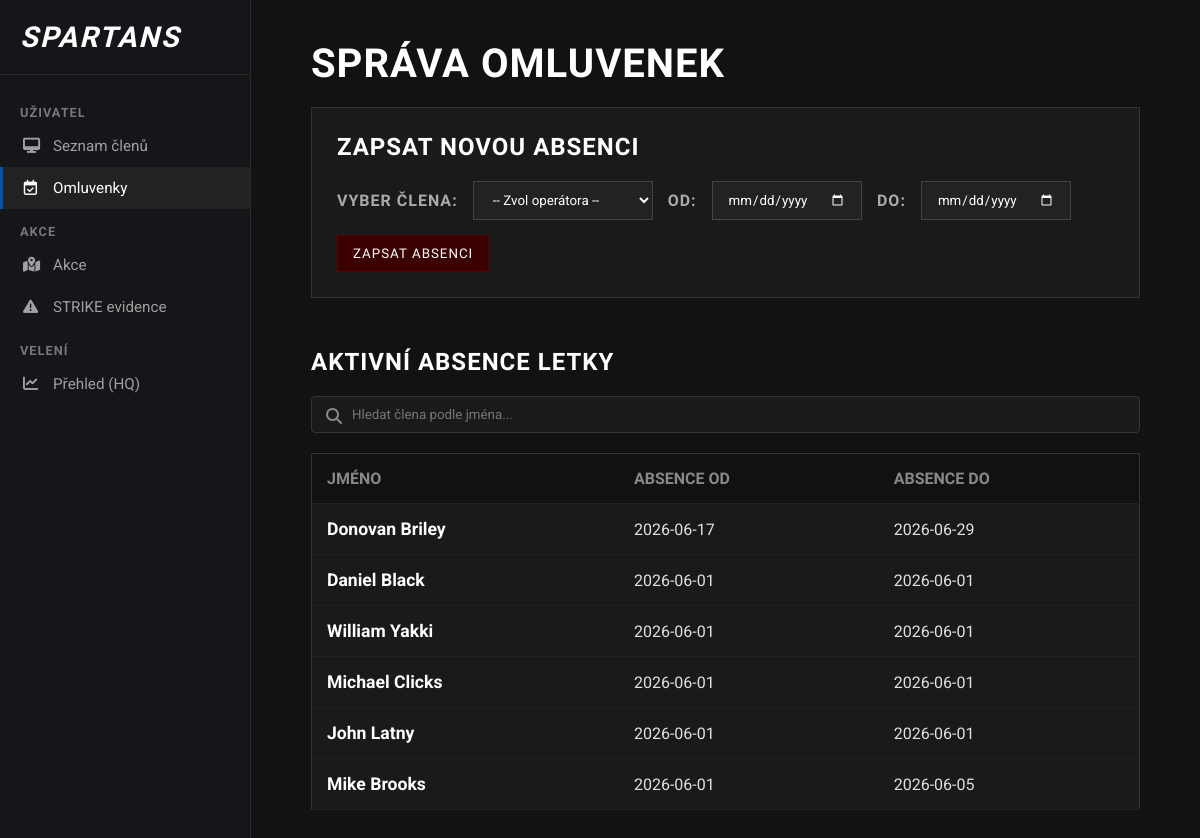
/omluvenky, run on the app's committed database.
### app.py (models this page shows)
class Omluvenka(db.Model):
    id = db.Column(db.Integer, primary_key=True)
    datum_od = db.Column(db.Date, nullable=False)
    datum_do = db.Column(db.Date, nullable=False)
    clen_id = db.Column(db.Integer, db.ForeignKey('clen.id'), nullable=False)
    clen = db.relationship('Clen', backref='vsechny_omluvenky')

class Clen(db.Model):
    id = db.Column(db.Integer, primary_key=True)
    jmeno = db.Column(db.String(50), nullable=False)
    hodnost_id = db.Column(db.Integer, db.ForeignKey('hodnost.id'), nullable=False)
    hodnost = db.relationship('Hodnost')

### app.py (the view, shortened to what this page needs)
@app.route('/omluvenky', methods=['GET', 'POST'])
def omluvenky_stranka():
    vsechni_clenove = Clen.query.all()
    vsechny_omluvenky = Omluvenka.query.order_by(Omluvenka.datum_od.desc()).all()
    return render_template('omluvenky.html', clenove=vsechni_clenove, omluvenky=vsechny_omluvenky)

### templates/omluvenky.html (shortened to what this page needs)
<!DOCTYPE html>
<html lang="cs">
<head>
    <link rel="stylesheet" href="https://cdnjs.cloudflare.com/ajax/libs/font-awesome/6.4.0/css/all.min.css">
    <link rel="stylesheet" href="{{ url_for('static', filename='omluvenky.css') }}">
</head>
<body>
    <div class="sidebar">
      <div class="sidebar-brand">
        <i> SPARTANS</i>
      </div>
      <div class="sidebar-category">Uživatel</div>
      <div class="sidebar-nav">
        <a href="/"
          ><i class="fa-solid fa-desktop"></i> Seznam členů</a
        >
        <a href="/omluvenky" class="active"
          ><i class="fa-regular fa-calendar-check"></i> Omluvenky</a
        >
      </div>
      <div class="sidebar-category">Akce</div>
      <div class="sidebar-nav">
        <a href="/akce"><i class="fa-solid fa-map-location-dot"></i> Akce </a>
        <a href="/strike"><i class="fa-solid fa-triangle-exclamation"></i> STRIKE evidence</a>
      </div>
      <div class="sidebar-category">Velení</div>
      <div class="sidebar-nav">
          <a href="/dashboard"><i class="fa-solid fa-chart-line"></i> Přehled (HQ)</a>
      </div>
    </div>
    <div class="main-content">
        <div class="container" style="display: block;">
            <h1>Správa Omluvenek</h1>
            <div class="form-box">
                <h2>Zapsat novou absenci</h2>
                <form action="/omluvenky" method="POST" class="form-group">
                    <label for="clen_id">Vyber člena:</label>
                    <select id="clen_id" name="clen_id" required>
                        <option value="" disabled selected>-- Zvol operátora --</option>
                    </select>
                    <label for="datum_od">Od:</label>
                    <input type="date" id="datum_od" name="datum_od" required>
                    <label for="datum_do">Do:</label>
                    <input type="date" id="datum_do" name="datum_do" required>
                    <button type="submit">Zapsat absenci</button>
                </form>
            </div>
            <h2>Aktivní absence letky</h2>
            <div style="margin-bottom: 20px; position: relative;">
                <i class="fa-solid fa-magnifying-glass" style="position: absolute; left: 15px; top: 12px; color: #888;"></i>
                <input type="text" id="search-omluvenky" onkeyup="hledatOmluvenku()" placeholder="Hledat člena podle jména..." style="width: 100%; padding: 10px 10px 10px 40px; background-color: #1a1a1a; border: 1px solid #333; color: #fff; font-family: 'Roboto', sans-serif; box-sizing: border-box; border-radius: 4px;">
            </div>
            <table id="tabulka-omluvenek">
                <tr>
                    <th>Jméno</th>
                    <th>Absence OD</th>
                    <th>Absence DO</th>
                </tr>
                {% for omluvenka in omluvenky %}
                <tr>
                    <td class="cell-name">{{ omluvenka.clen.jmeno }}</td>
                    <td>{{ omluvenka.datum_od }}</td>
                    <td>{{ omluvenka.datum_do }}</td>
                </tr>
                {% else %}
                <tr>
                    <td colspan="3" style="color: #555; font-style: italic;">Aktuálně nejsou hlášeny žádné absence.</td>
                </tr>
                {% endfor %}
            </table>
        </div>
    </div>
</body>
</html>

### static/omluvenky.css (style rules this page uses)
body { background-color: #121212; color: #e0e0e0; font-family: 'Roboto', sans-serif; margin: 0; padding: 0; display: flex; min-height: 100vh; }
.sidebar { width: 250px; background-color: #16161a; border-right: 1px solid #2a2a2a; display: flex; flex-direction: column; padding-top: 20px; flex-shrink: 0; }
.sidebar-brand { color: #fff; font-family: 'Oswald', sans-serif; font-size: 1.8rem; font-weight: bold; letter-spacing: 2px; padding: 0 20px 20px 20px; border-bottom: 1px solid #2a2a2a; margin-bottom: 15px; display: flex; align-items: center; gap: 10px; }
.sidebar-category { color: #777; font-size: 0.8rem; text-transform: uppercase; font-weight: bold; margin: 15px 20px 5px 20px; letter-spacing: 1px; }
.sidebar-nav { display: flex; flex-direction: column; }
.sidebar-nav a { color: #a0a0a0; text-decoration: none; padding: 12px 20px; display: flex; align-items: center; gap: 15px; font-size: 0.95rem; transition: all 0.2s; border-left: 3px solid transparent; }
.sidebar-nav a.active { background-color: #222; color: #fff; border-left-color: #0056b3; }
.sidebar-nav a i { width: 15px; text-align: center; }
.main-content { flex: 1; padding: 40px; background-color: #121212; box-sizing: border-box; }
.container { max-width: 1200px; margin: 0 auto; padding: 0 20px; }
h1, h2 { font-family: 'Oswald', sans-serif; text-transform: uppercase; color: #ffffff; letter-spacing: 1px; }
h1 { font-size: 2.5rem; margin-top: 0; margin-bottom: 20px; }
h2 { font-size: 1.5rem; margin-top: 0; margin-bottom: 20px; }
.form-box { background-color: #1a1a1a; padding: 25px; border: 1px solid #333; margin-bottom: 50px; }
.form-group { display: flex; gap: 15px; align-items: center; flex-wrap: wrap; }
label { font-weight: bold; color: #aaa; font-family: 'Oswald', sans-serif; text-transform: uppercase; letter-spacing: 1px; }
input, select, button { background-color: #222; color: #fff; border: 1px solid #444; padding: 10px 15px; font-family: 'Roboto', sans-serif; }
input[type="date"] { color-scheme: dark; }
button { background-color: #3b0000; border: 1px solid #5a0000; cursor: pointer; font-family: 'Oswald', sans-serif; text-transform: uppercase; letter-spacing: 1px; transition: background 0.2s; }
table { width: 100%; border-collapse: collapse; background-color: #1a1a1a; border: 1px solid #333; margin-top: 10px; }
th, td { padding: 15px; text-align: left; border-bottom: 1px solid #222; }
th { background-color: #111; font-family: 'Oswald', sans-serif; color: #888; text-transform: uppercase; }
.cell-name { font-weight: bold; color: #fff; font-size: 1.1rem; }

### data on the page
Omluvenka: clen.jmeno "Donovan Briley", datum_od "2026-06-17", datum_do "2026-06-29"
Omluvenka: clen.jmeno "Daniel Black", datum_od "2026-06-01", datum_do "2026-06-01"
Omluvenka: clen.jmeno "William Yakki", datum_od "2026-06-01", datum_do "2026-06-01"
Omluvenka: clen.jmeno "Michael Clicks", datum_od "2026-06-01", datum_do "2026-06-01"
Omluvenka: clen.jmeno "John Latny", datum_od "2026-06-01", datum_do "2026-06-01"
Omluvenka: clen.jmeno "Mike Brooks", datum_od "2026-06-01", datum_do "2026-06-05"
